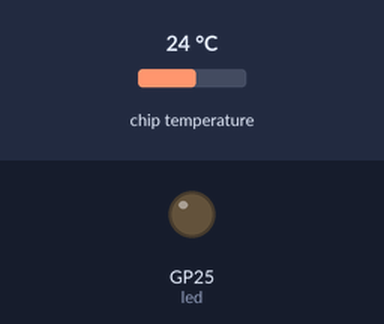
A program run on a simulated Raspberry Pi Pico running MicroPython. Shown: output pins drawn as LEDs (lit = HIGH). The inputs (shaded band) are chosen by the test bench; at power-on: chip temperature 24 °C.

Above: at 1.2 s.
1.3 s: chip temperature set to 1 °C
At 5.4 s:
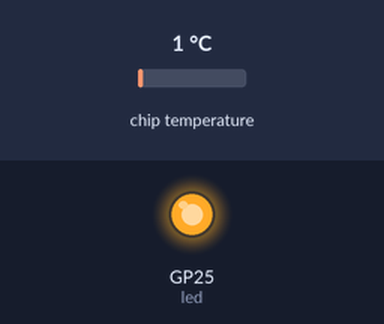
7.3 s: chip temperature set to 10 °C
15.0 s: chip temperature set to 13 °C
At 16.1 s:
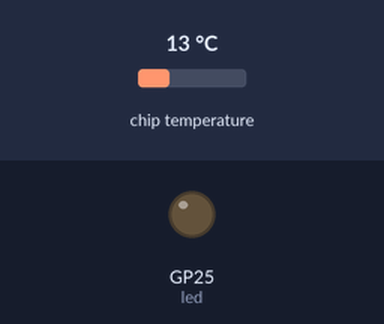
Timing chart, 0 to 18.0 s (numbered marks = the images above; inputs shaded):
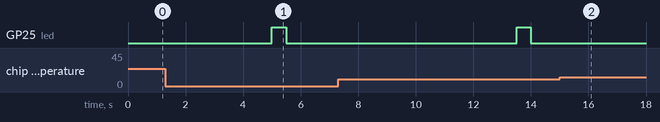

The program:

main.py
```python
import machine
import utime

## Temperature sensor
sensor_temp = machine.ADC(machine.ADC.CORE_TEMP)

## Convert to Celsius
conversion_factor = 3.3 / (65535)

## Setup the onboard LED
led = machine.Pin(25, machine.Pin.OUT)

## Setup the onboard LED for off
def leds_off():
    """Turn off all the LEDs."""
    led.value(0)

## Setup the onboard LED for on
def leds_on():
    """Turn on all the LEDs."""
    led.value(1)

## Read the temperature, write to file, and turn on the LED
while True:
    reading = sensor_temp.read_u16() * conversion_factor
    temperature = 27 - (reading - 0.706)/0.001721

    ## Minimum temperature
    if temperature <= 12.00:
        leds_off()
        led.value(1)
        utime.sleep(0.5)
        led.value(0)
        utime.sleep(3)

    ## Maximum temperature
    elif temperature > 28.00:
        leds_off()
        led.value(1)
        utime.sleep(0.5)
        led.value(0)
        utime.sleep(3)

    ## Outside of the range, turn off the LED
    else:
        leds_off()

    ## Sleep for 5 seconds.
    utime.sleep(5)
```

Measured:
- the behaviour switches between 11 and 12 °C on chip temperature (found by bisection; images 1 and 2)
- after the input at 1.3 s, GP25 (led): LOW → HIGH after 3.7 s, → LOW 0.50 s later
- after the input at 15.0 s, GP25 (led): stays LOW (without the input it goes to HIGH after 7.0 s)
